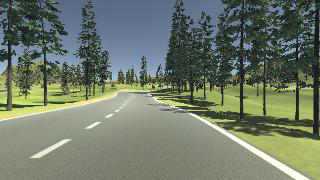
#> input picture Training/Studient/imgs/RGB.png, 320 x 180 px
$ python Morphological.py
#> lines starting #> are read from the running program, lines starting #| are printed output that depends on the picture
import cv2
import numpy as np

img = cv2.imread('imgs/RGB.png', 0)
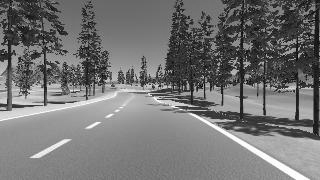
#> img: shape (180, 320); min 1, max 254, mean 115.9


kernel = np.ones((5,5), np.uint8)
erosion = cv2.erode(img,kernel,iterations = 1)
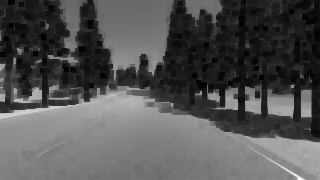
#> erosion: shape (180, 320); min 1, max 252, mean 83.4
dilation = cv2.dilate(img,kernel,iterations = 1)
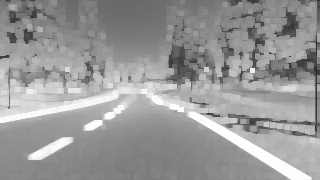
#> dilation: shape (180, 320); min 39, max 254, mean 152.3
cv2.dilate(img, kernel)

cv2.imshow('img', img)
cv2.imshow('erosion', erosion)
cv2.imshow('dilation', dilation)

cv2.waitKey(0)
